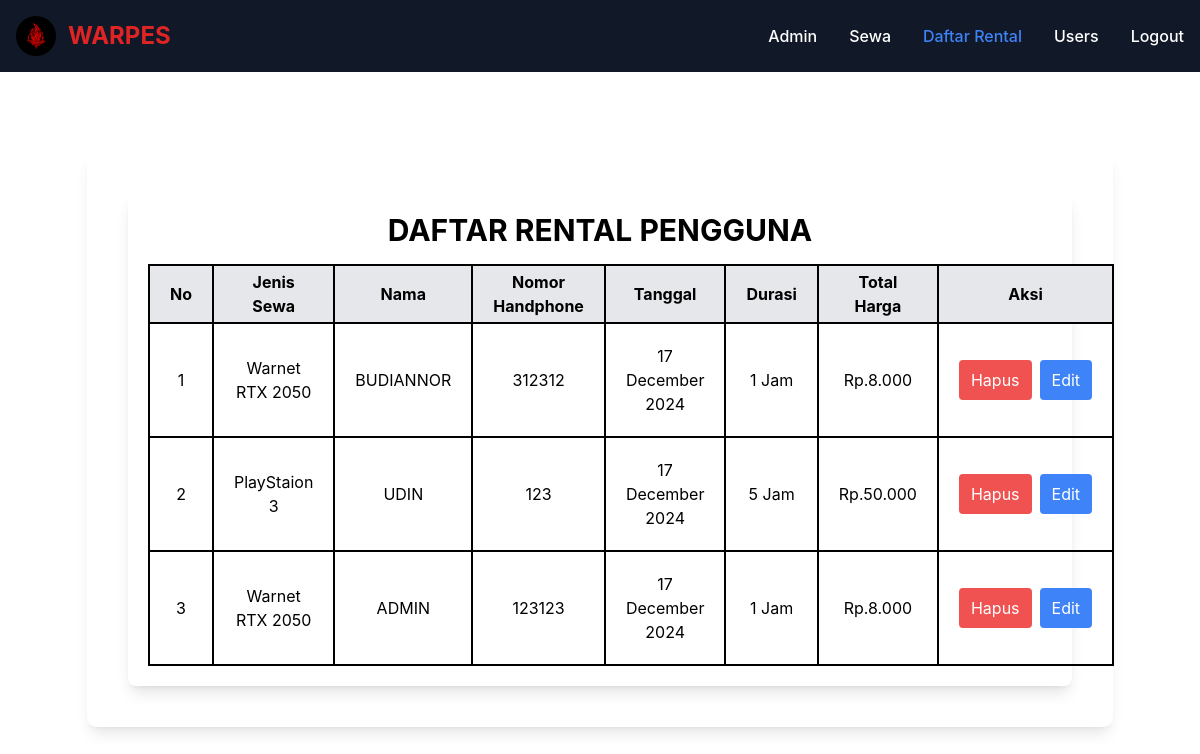
Screenshot of /index.php?page=rental (signed in) with the database file from the repository.
### tables this page shows
CREATE TABLE `rentals` (
  `id` int NOT NULL,
  `jenis_sewa_id` int NOT NULL,
  `user_id` int NOT NULL,
  `no_telp` varchar(15) DEFAULT NULL,
  `tanggal_waktu` timestamp NOT NULL DEFAULT CURRENT_TIMESTAMP ON UPDATE CURRENT_TIMESTAMP,
  `durasi` int NOT NULL,
  `total_harga` int NOT NULL
);

CREATE TABLE `jenis_sewa` (
  `id` int NOT NULL,
  `nama` varchar(50) NOT NULL,
  `harga` int NOT NULL
);

CREATE TABLE `users` (
  `id` int NOT NULL,
  `username` varchar(50) NOT NULL,
  `name` varchar(100) NOT NULL,
  `password` varchar(255) NOT NULL,
  `role` enum('Admin','User') NOT NULL DEFAULT 'User'
);

### page/rental.php (the view, shortened to what this page needs)
<div class="p-5 bg-white rounded-lg shadow-lg">
    <h1 class="mb-4 text-3xl font-bold text-center uppercase">Daftar rental pengguna</h1>
    <table class="w-full text-center table-auto">
        <tr class="bg-gray-200">
            <th class="px-5 py-1 border-2 border-black">No</th>
            <th class="px-5 py-1 border-2 border-black">Jenis Sewa</th>
            <th class="px-5 py-1 border-2 border-black">Nama</th>
            <th class="px-5 py-1 border-2 border-black">Nomor Handphone</th>
            <th class="px-5 py-1 border-2 border-black">Tanggal</th>
            <th class="px-5 py-1 border-2 border-black">Durasi</th>
            <th class="px-5 py-1 border-2 border-black">Total Harga</th>
            <th class="px-5 py-1 border-2 border-black">Aksi</th>
        </tr>
        <?php
        $no = 1;
        $query = mysqli_query($koneksi, "SELECT rentals.id, jenis_sewa.nama , users.name, rentals.no_telp, rentals.tanggal_waktu, rentals.durasi, rentals.total_harga FROM rentals JOIN jenis_sewa ON rentals.jenis_sewa_id = jenis_sewa.id JOIN users ON rentals.user_id = users.id;  ");
        while ($data = mysqli_fetch_array($query)) {
        ?>
            <tr>
                <td class="p-5 border-2 border-black"><?= $no++ ?></td>
                <td class="p-5 border-2 border-black"><?= $data['nama'] ?></td>
                <td class="p-5 border-2 border-black"><?= $data['name'] ?></td>
                <td class="p-5 border-2 border-black">
                    <?php
                    if ($data['no_telp'] == null) {
                        echo "Tidak ada";
                    } else {
                        echo $data['no_telp'];
                    }
                    ?>
                </td>
                <td class="p-5 border-2 border-black">
                    <?php
                    $tanggal = $data['tanggal_waktu'];
                    $tanggal = date('d F Y', strtotime($tanggal));
                    echo $tanggal;
                    ?>
                </td>
                <td class="p-5 border-2 border-black"><?= $data['durasi'] ?> Jam</td>
                <td class="p-5 border-2 border-black">
                    Rp.<?= number_format($data['total_harga'], 0, ',', '.') ?>
                </td>
                <td class="p-5 border-2 border-black">
                    <div class="flex justify-center gap-2">
                        <form action="../controller/delete_rental.php" method="post">
                            <button type="submit" class="px-3 py-2 text-white bg-red-500 rounded">Hapus</button>
                        </form>
                        <a href="index.php?page=edit_rental&id_sewa=<?= $data['id'] ?>" class="px-3 py-2 text-white bg-blue-500 rounded">Edit</a>
                    </div>
                </td>
            </tr>
        <?php }
        ?>
    </table>
</div>

### index.php (shortened to what this page needs)
<!doctype html>
<html class="dark">
<?php
$host = "localhost";
$username = "root";
$password = "";
$database = "db_warnet";
$koneksi = mysqli_connect($host, $username, $password, $database);
?>
<head>
    <link href="assets/css/style.css" rel="stylesheet">
    <link href="https://cdn.jsdelivr.net/npm/flowbite@2.5.2/dist/flowbite.min.css" rel="stylesheet" />
</head>
<body style="background-image: url('assets/img/bg.jpg');" class="bg-cover">
    <?php
    if (isset($_GET['page'])) {
        $page = $_GET['page'];
        if ($page != 'login' && $page != 'register') {
            include "components/navbar.php";
        }
    } else {
        include "components/navbar.php";
    }
    ?>
    <div class="p-20 min-h-dvh">
        <main class="container p-10 mx-auto rounded-lg shadow-lg isolate bg-white/20 ring-1 ring-white">
            <?php
            if (isset($_GET['page'])) {
                $page = $_GET['page'];
                switch ($page) {
                    case 'rental':
                        include "page/rental.php";
                        break;
                }
            }
            ?>
        </main>
    </div>
</body>
</html>

### components/navbar.php (shortened to what this page needs)
<nav class="bg-white border-gray-200 dark:bg-gray-900">
    <div class="flex flex-wrap items-center justify-between max-w-screen-xl p-4 mx-auto">
        <a href="https://flowbite.com/" class="flex items-center justify-center space-x-3 rtl:space-x-reverse">
            <img class="object-cover w-10 h-10 mx-auto rounded-full" src="/assets/img/logo.png" alt="" srcset="">
            <span class="self-center text-2xl font-bold text-red-600 whitespace-nowrap">WARPES</span>
        </a>
        <div class="hidden w-full md:block md:w-auto" id="navbar-default">
            <ul class="flex flex-col p-4 mt-4 font-medium border border-gray-100 rounded-lg md:p-0 bg-gray-50 md:flex-row md:space-x-8 rtl:space-x-reverse md:mt-0 md:border-0 md:bg-white dark:bg-gray-800 md:dark:bg-gray-900 dark:border-gray-700">
                <?php
                   if ($_SESSION['role'] == 'Admin') {
                       $link = [
                           'Admin' => 'admin',
                           'Sewa' => 'sewa',
                           'Daftar Rental' => 'rental',
                           'Users' => 'users',
                           'Logout' => 'logout',
                       ];
                   }
                   ?>
                <?php foreach ($link as $key => $value) : ?>
                    <li>
                        <a href="<?= "?page=$value"; ?>
                        " class="
                        <?php if ($value == $page) {
                               echo 'block px-3 py-2 text-white bg-blue-700 rounded md:bg-transparent md:text-blue-700 md:p-0 dark:text-white md:dark:text-blue-500';
                           } else {
                               echo 'block px-3 py-2 text-gray-900 rounded hover:bg-gray-100 md:hover:bg-transparent md:border-0 md:hover:text-blue-700 md:p-0 dark:text-white md:dark:hover:text-blue-500 dark:hover:bg-gray-700 dark:hover:text-white md:dark:hover:bg-transparent';
                           } ?>
                        " aria-current="page">
                            <?= $key; ?>
                        </a>
                    </li>
                <?php endforeach; ?>
            </ul>
        </div>
    </div>
</nav>

### rows the page displays
rentals: jenis_sewa.nama "Warnet RTX 2050", user.name "BUDIANNOR", no_telp "312312", tanggal_waktu "17 December 2024", durasi "1", total_harga "8.000"
rentals: jenis_sewa.nama "PlayStaion 3", user.name "UDIN", no_telp "123", tanggal_waktu "17 December 2024", durasi "5", total_harga "50.000"
rentals: jenis_sewa.nama "Warnet RTX 2050", user.name "ADMIN", no_telp "123123", tanggal_waktu "17 December 2024", durasi "1", total_harga "8.000"

### other values shown
$key "Admin"
$key "Sewa"
$key "Daftar Rental"
$key "Users"
$key "Logout"
